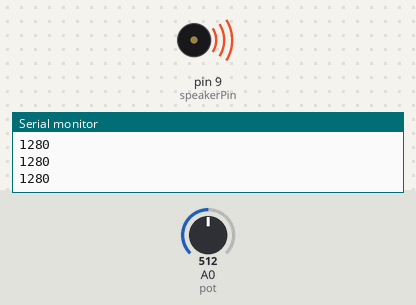
A sketch run on a simulated Arduino Uno, built with avr-gcc and run on an emulated ATmega328P. On the bench: buzzer (waves = sounding), the last lines printed to the serial monitor. The inputs (shaded band) are chosen by the test bench; at power-on: A0 (pot) = 512.

Above: at 1.2 s.
1.3 s: A0 (pot) set to 0
At 2.4 s:
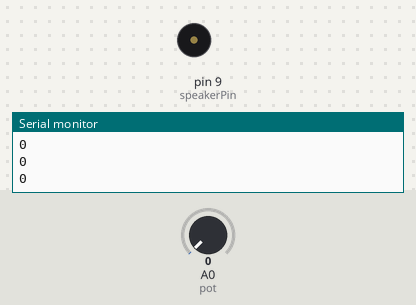
2.8 s: A0 (pot) set to 122
At 3.4 s:
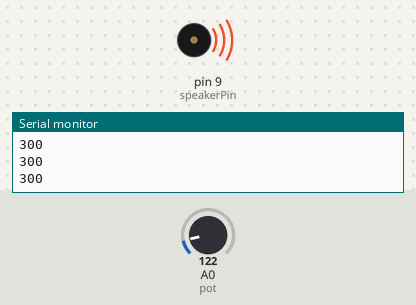
Timing chart, 0 to 5.8 s (numbered marks = the images above; inputs shaded):
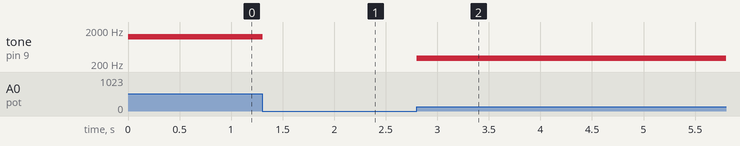

Measured:
- after the input at 1.3 s, tone on pin 9 (speakerPin): 1280 Hz → silent at once
- after the input at 2.8 s, tone on pin 9 (speakerPin): silent → 300 Hz at once

The sketch:

force_press__sound_.ino
```cpp
const int speakerPin = 9;       // pin that the speaker is attached to
int analogValue = 0;        // value read from the pot
int brightness = 0;         // PWM pin that the LED is on.
int frequency = 0;

void setup() {
// initialize serial communications at 9600 bps:
    Serial.begin(9600);
    // declare the speaker pin as an output:
    pinMode(speakerPin, OUTPUT);
}
void loop() {
    analogValue = analogRead(A0);      // read the pot value
    frequency = (analogValue /4) * 10; // divide by 4 to fit in a byte, multiply by 10 for a good tonal range
    tone(speakerPin, frequency);        // make a changing tone on the speaker
    Serial.println(frequency);        // print the brightness value back to the serial monitor
}
```
